Frame 1 (no input): blank canvas, image omitted
Frame 60 (the mouse pressed at the canvas centre just before this capture): blank canvas, image omitted
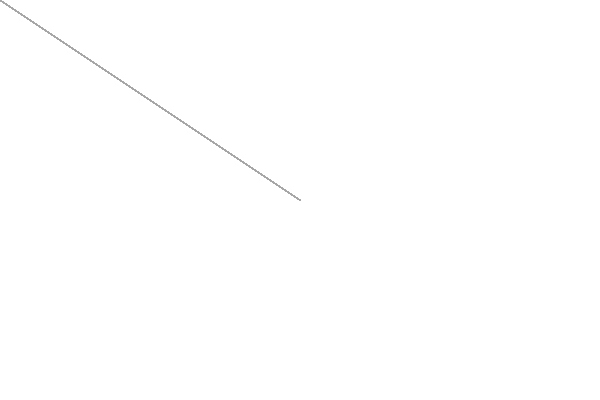
Frame 120 (the mouse held since frame 60 and released just before this capture)

The Processing sketch whose frames 1 and 60 were blank and that drew this single picture after the mouse press (run headless with seeded random() and noise(); from frame 60 on, the mouse is pressed at the canvas centre):

// Processing sketch: processing_8864
// ── processing_8864.pde

float w;
float h;
float c;
float d; 
//float opacity;

void setup () {
  w = width/2;
  h = height/2;
  
  c = random(1,255);
  
  //opacity = ((mouseX-pmouseX)+(pmouseY-pmouseY))*10;
  size(600,400);
  background(255,30);
  smooth();
  strokeWeight(1);
  stroke(c,c);
  translate(w,h);
  scale (h*1.4);
  
}

void draw() {
  
  line(0,0,mouseX,mouseY);
 


  


 
}
